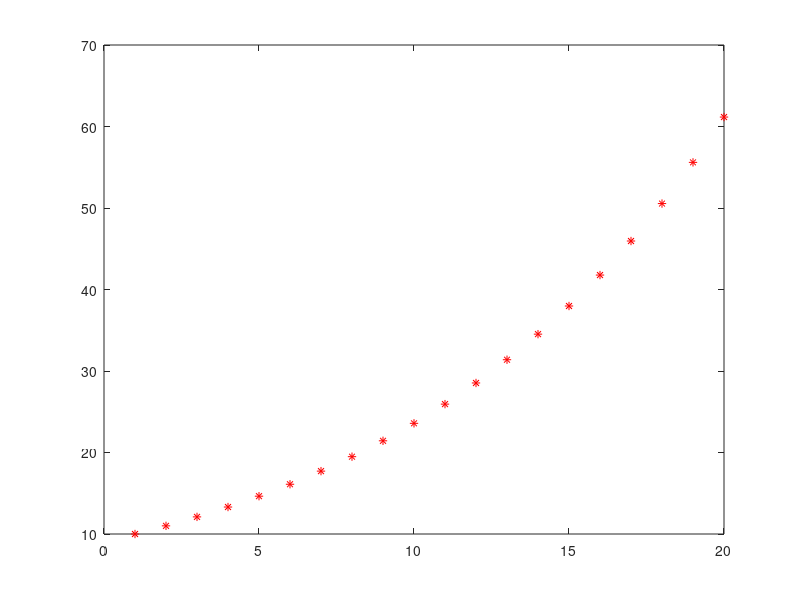

Here is the MATLAB script that generated this plot:
% Calculation of population size over 20 years with an initial population
% of 10 and a net population rate of 100%
clear all; close all
format compact
format long g

%% Input
N = 20;      % number of time steps
r = 1 + 0.1;    % "growth" rate
a(1) = 10;   % initial value

%% Calculation 
for n = 1:(N-1)
    a(n+1) = r*a(n); %Numerically calculate the value of a at each time point
end

%% Output
time = 1:N; %Create a time vector for plotting
plot(time,a,'*r') % Plot as red stars
afinal = a(N)
aequilibrium = r^100 *a(1)
